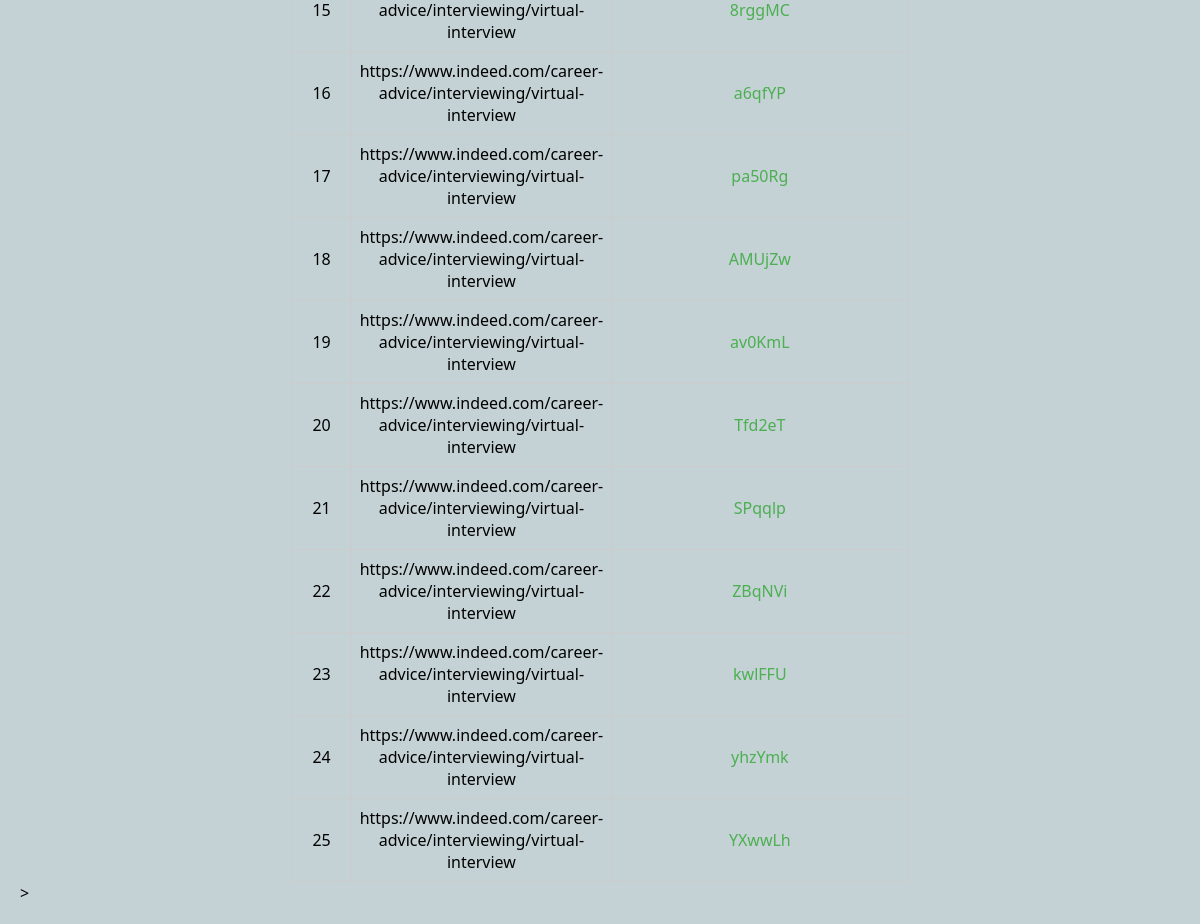
The page /old_links (lower part) on the database as committed earlier.
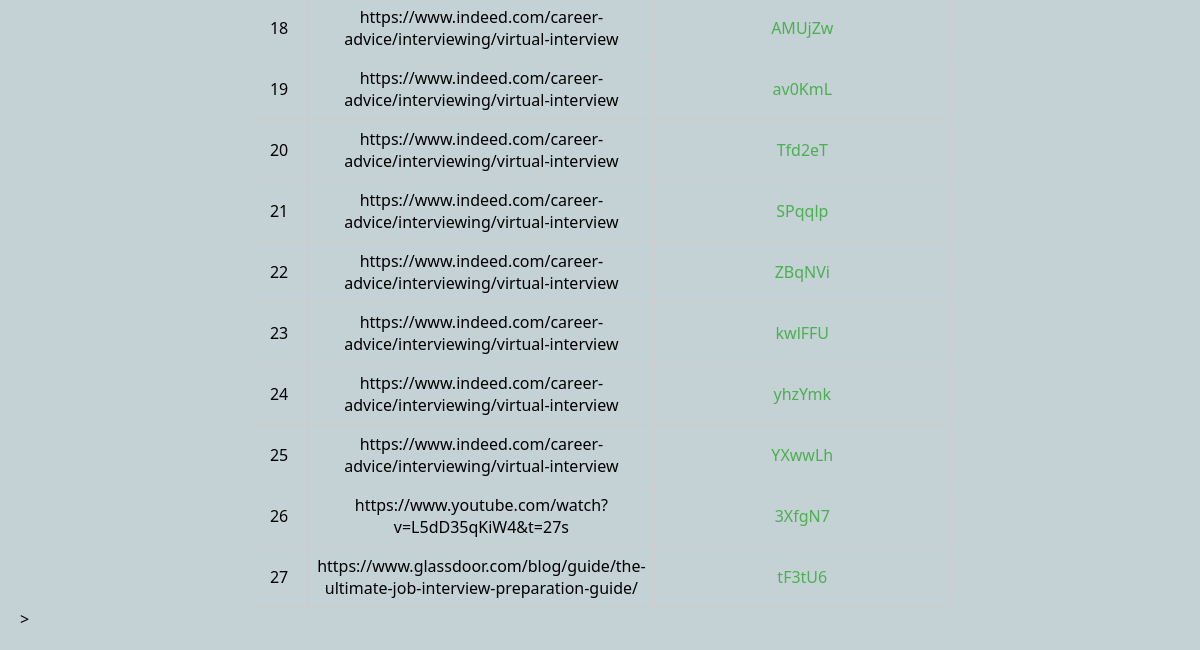
The same page on the database as committed later.
### tables this page shows
CREATE TABLE shortenedURL (
        id INTEGER PRIMARY KEY AUTOINCREMENT,
        original_url TEXT NOT NULL,
        shortened_url TEXT NOT NULL
    );

### app.py (the view)
@app.route('/old_links')
def show_old_links():
    data = url_database.show_stored_url()
    return render_template('old_links.html', data = data)

### url_database.py (called while the page is built)
def get_db():
    conn = None
    if os.path.exists(database_path):
        conn = sqlite3.connect(database_path, check_same_thread=False)
    else:
        conn = sqlite3.connect(database_path)
    return conn

def show_stored_url():
    try:
        db = get_db()
        cursor = db.cursor()
        cursor.execute('SELECT * FROM shortenedURL')
        data = cursor.fetchall()
        return data if data is not None else []
    except sqlite3.Error as e:
        print(f"An error occurred: {e}")

### templates/old_links.html (shortened to what this page needs)
<!DOCTYPE html>
<html>
<head>
    <link rel="stylesheet" href="{{ url_for('static', filename='styles.css') }}" />
</head>
<body>
    {% if data %}
    <table>
        {% for row in data %}
        <tr>
            <td>{{ row[0] }}</td>
            <td>{{ row[1] }}</td>
            <td><a href="{{ row[2] }}">{{ row[2] }}</a></td>
        </tr>
        {% endfor %}
    </table>>
    {% else %}
    <p>No data in Table yet.</p>
    {% endif %}
</body>
</html>

### static/styles.css (style rules this page uses)
body { font-family: system-ui, -apple-system, BlinkMacSystemFont, 'Segoe UI', Roboto, Oxygen, Ubuntu, Cantarell, 'Open Sans', 'Helvetica Neue', sans-serif; background-color: #c4d2d6; margin: 0; padding: 20px; }
a { color: #4caf50; text-decoration: none; }
table { width: 0%; margin: 0 auto; border-collapse: collapse; border: 1px solid #ccc; }

Rows that differ between the two databases and show on the page:
no longer on this page (row unchanged): shortenedURL: id "15", shortened_url "8rggMC"
no longer on this page (row unchanged): shortenedURL: id "16", original_url "https://www.indeed.com/career-advice/interviewing/virtual-interview", shortened_url "a6qfYP"
no longer on this page (row unchanged): shortenedURL: id "17", original_url "https://www.indeed.com/career-advice/interviewing/virtual-interview", shortened_url "pa50Rg"
added shortenedURL: id "26", original_url "https://www.youtube.com/watch?v=L5dD35qKiW4&t=27s", shortened_url "3XfgN7"
added shortenedURL: id "27", original_url "https://www.glassdoor.com/blog/guide/the-ultimate-job-interview-preparation-guide/", shortened_url "tF3tU6"
